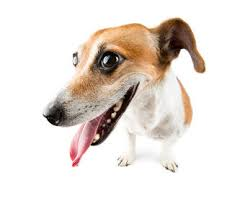
#> input picture consolidation_exercises/afolou.jpeg, 245 x 206 px, found by its file name
$ python rotate_img.py
#> lines starting #> are read from the running program, lines starting #| are printed output that depends on the picture
import cv2
img = cv2.imread("consolidation_exercises/afolou.jpeg")
#> img is the input picture: shape (206, 245, 3); mean B, G, R 220, 225.7, 233.1
# Rotação 90 graus
rot90 = cv2.rotate(img, cv2.ROTATE_90_CLOCKWISE)
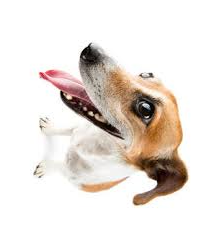
#> rot90: shape (245, 206, 3); mean B, G, R 220, 225.7, 233.1
# Rotação 45 graus em torno do centro
(h, w) = img.shape[:2]
#> h = 206; w = 245
centro = (w//2, h//2)
#> centro = (122, 103)
matriz = cv2.getRotationMatrix2D(centro, 45, 1.0)
rot45 = cv2.warpAffine(img, matriz, (w, h))
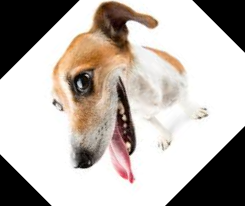
#> rot45: shape (206, 245, 3); mean B, G, R 173.9, 179.7, 187
cv2.imshow("Original", img)
cv2.imshow("90 graus", rot90)
cv2.imshow("45 graus", rot45)
cv2.waitKey(0)
cv2.destroyAllWindows()
